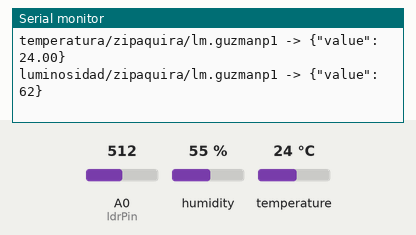
Simulated run of this sketch. Board: ESP8266 (NodeMCU). Parts: the last lines printed to the serial monitor. Inputs (shaded band) come from the test bench; at power-on: humidity 55 %, A0 (ldrPin) = 512, temperature 24 °C. WiFi joins after 1.5 s; servers stay silent unless stated; the local clock reads 2024-03-15 10:24:30 at power-on unless the sketch sets it; no MQTT or app messages arrive unless stated.

Above: at 3.2 s.
3.3 s: humidity set to 22 %
At 7.6 s:
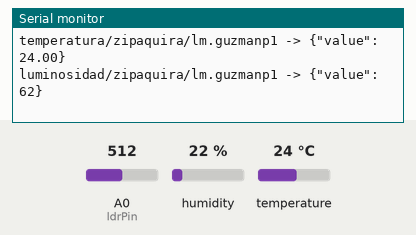
8.9 s: A0 (ldrPin) set to 716
At 12.6 s:
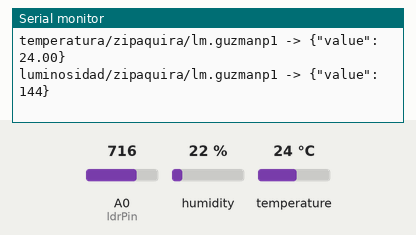
14.5 s: temperature set to 12 °C
At 17.6 s:
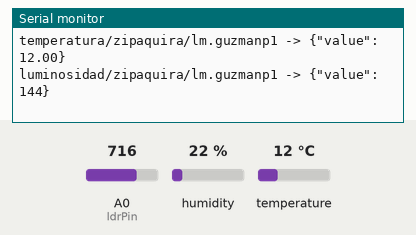
20.1 s: A0 (ldrPin) set to 900
At 22.6 s:
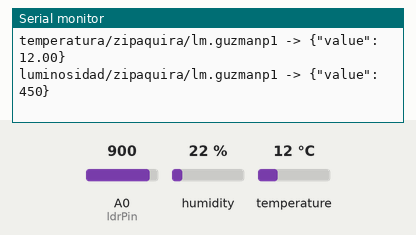
25.7 s: humidity set to 40 %
At 27.7 s:
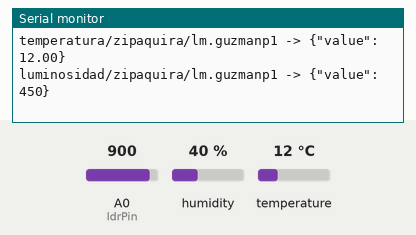
Timing chart, 0 to 29.2 s (numbered marks = the images above; inputs shaded):
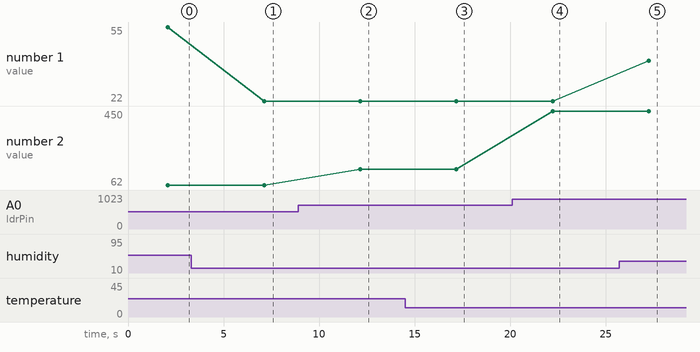

Measured:
- after the input at 3.3 s, the serial monitor: prints a new line after 3.8 s (image 1)
- after the input at 8.9 s, the serial monitor: prints a new line after 3.3 s (image 2)
- after the input at 14.5 s, the serial monitor: prints a new line after 2.7 s (image 3)
- after the input at 20.1 s, the serial monitor: prints a new line after 2.1 s (image 4)
- after the input at 25.7 s, the serial monitor: prints a new line after 1.6 s (image 5)
- plotted number 1: 55 → 22 after the input at 3.3 s, 22 → 40 after the input at 25.7 s
- plotted number 2: 62 → 144 after the input at 8.9 s, 144 → 450 after the input at 20.1 s

The sketch:

NodeMCU-Temperatura-Humedad-Luminosidad.ino
```cpp
#include <ESP8266WiFi.h>
#include <WiFiClientSecure.h>
#include <time.h>
#include <PubSubClient.h>
#include "DHT.h"
#include "secrets.h"

// DHT 11
#define DHTTYPE DHT11
#define dht_dpin 4
DHT dht(dht_dpin, DHTTYPE);

// LDR
const int ldrPin = A0;

// Usuario uniandes sin @uniandes.edu.co
#define HOSTNAME "lm.guzmanp1"

// Conexión a Wifi
// Nombre de la red Wifi
const char ssid[] = "FamiliaGuzman";
// Contraseña de la red Wifi
const char pass[] = "901127Packers!";

// Conexión a Mosquitto
const char MQTT_HOST[] = "iotlab.virtual.uniandes.edu.co";
const int MQTT_PORT = 8082;

// Usuario uniandes sin @uniandes.edu.co
const char MQTT_USER[] = "lm.guzmanp1";
const char MQTT_PASS[] = "202216873";

// SUBSCRIBER
const char MQTT_SUB_TOPIC[] = HOSTNAME "/";

// PUBLISHERS
// Tópico al que se enviarán los datos de humedad
const char MQTT_PUB_TOPIC1[] = "humedad/zipaquira/" HOSTNAME;

// Tópico al que se enviarán los datos de temperatura
const char MQTT_PUB_TOPIC2[] = "temperatura/zipaquira/" HOSTNAME;

// Tópico al que se enviarán los datos de intensidad lumínica
const char MQTT_PUB_TOPIC3[] = "luminosidad/zipaquira/" HOSTNAME;

//////////////////////////////////////////////////////

#if (defined(CHECK_PUB_KEY) and defined(CHECK_CA_ROOT)) or (defined(CHECK_PUB_KEY) and defined(CHECK_FINGERPRINT)) or (defined(CHECK_FINGERPRINT) and defined(CHECK_CA_ROOT)) or (defined(CHECK_PUB_KEY) and defined(CHECK_CA_ROOT) and defined(CHECK_FINGERPRINT))
#error "cant have both CHECK_CA_ROOT and CHECK_PUB_KEY enabled"
#endif

BearSSL::WiFiClientSecure net;
PubSubClient client(net);

time_t now;
unsigned long lastMillis = 0;

// Función que conecta el node a través del protocolo MQTT
// Emplea los datos de usuario y contraseña definidos en MQTT_USER y MQTT_PASS para la conexión
void mqtt_connect() {
  // Intenta realizar la conexión indefinidamente hasta que lo logre
  while (!client.connected()) {
    Serial.print("Time: ");
    Serial.print(ctime(&now));
    Serial.print("MQTT connecting ... ");
    if (client.connect(HOSTNAME, MQTT_USER, MQTT_PASS)) {
      Serial.println("connected.");
    } else {
      Serial.println("Problema con la conexión, revise los valores de las constantes MQTT");
      Serial.print("Código de error = ");
      Serial.println(client.state());
      if (client.state() == MQTT_CONNECT_UNAUTHORIZED) {
        ESP.deepSleep(0);
      }
      /* Espera 5 segundos antes de volver a intentar */
      delay(5000);
    }
  }
}

void receivedCallback(char* topic, byte* payload, unsigned int length) {
  Serial.print("Received [");
  Serial.print(topic);
  Serial.print("]: ");
  for (int i = 0; i < length; i++) {
    Serial.print((char)payload[i]);
  }
}

// Function to convert LDR reading to Lux
long getLightIntensity(int sensorValue) {
  const int DARK_RESISTANCE = 500;        // Dark resistance in KΩ
  const int LIGHT_RESISTANCE = 8;         // Resistance in light (10 Lux) in KΩ
  const int CALIBRATION_RESISTANCE = 10;  // Calibration resistance in KΩ
  const int MIN_SENSOR_LUMENS_VALUE = 0;
  const long MAX_SENSOR_LUMENS_VALUE = 68266;
  const int MAX_SENSOR_DIGITAL_VALUE = 1024;

  const long lightIntensity = ((long)sensorValue * DARK_RESISTANCE * 10) / ((long)(LIGHT_RESISTANCE * CALIBRATION_RESISTANCE * (MAX_SENSOR_DIGITAL_VALUE - (sensorValue - 1))));

  if (lightIntensity < MIN_SENSOR_LUMENS_VALUE) {
    return MIN_SENSOR_LUMENS_VALUE;
  }

  if (lightIntensity > MAX_SENSOR_LUMENS_VALUE) {
    return MAX_SENSOR_LUMENS_VALUE;
  }

  return lightIntensity;
}

// Configura la conexión del node MCU a Wifi y a Mosquitto
void setup() {
  Serial.begin(115200);
  Serial.println();
  Serial.println();
  Serial.print("Attempting to connect to SSID: ");
  Serial.print(ssid);
  WiFi.hostname(HOSTNAME);
  WiFi.mode(WIFI_STA);
  WiFi.begin(ssid, pass);
  // Intenta conectarse con los valores de las constantes ssid y pass a la red Wifi
  // Si la conexión falla el node se dormirá hasta que lo resetee
  while (WiFi.status() != WL_CONNECTED) {
    if (WiFi.status() == WL_NO_SSID_AVAIL || WiFi.status() == WL_WRONG_PASSWORD) {
      Serial.print("\nProblema con la conexión, revise los valores de las constantes ssid y pass");
      ESP.deepSleep(0);
    } else if (WiFi.status() == WL_CONNECT_FAILED) {
      Serial.print("\nNo se ha logrado conectar con la red, resetee el node y vuelva a intentar");
      ESP.deepSleep(0);
    }
    Serial.print(".");
    delay(1000);
  }
  Serial.println("connected!");

  // Sincroniza la hora del dispositivo con el servidor SNTP (Simple Network Time Protocol)
  Serial.print("Setting time using SNTP");
  configTime(-5 * 3600, 0, "pool.ntp.org", "time.nist.gov");
  now = time(nullptr);
  while (now < 1510592825) {
    delay(500);
    Serial.print(".");
    now = time(nullptr);
  }
  Serial.println("done!");
  struct tm timeinfo;
  gmtime_r(&now, &timeinfo);

  // Una vez obtiene la hora, imprime en el monitor el tiempo actual
  Serial.print("Current time: ");
  Serial.print(asctime(&timeinfo));

#ifdef CHECK_CA_ROOT
  BearSSL::X509List cert(digicert);
  net.setTrustAnchors(&cert);
#endif
#ifdef CHECK_PUB_KEY
  BearSSL::PublicKey key(pubkey);
  net.setKnownKey(&key);
#endif
#ifdef CHECK_FINGERPRINT
  net.setFingerprint(fp);
#endif
#if (!defined(CHECK_PUB_KEY) and !defined(CHECK_CA_ROOT) and !defined(CHECK_FINGERPRINT))
  net.setInsecure();
#endif

  // Llama a funciones de la librería PubSubClient para configurar la conexión con Mosquitto
  client.setServer(MQTT_HOST, MQTT_PORT);
  client.setCallback(receivedCallback);

  // Llama a la función de este programa que realiza la conexión con Mosquitto
  mqtt_connect();
}

// Función loop que se ejecuta indefinidamente repitiendo el código a su interior
// Cada vez que se ejecuta toma nuevos datos de la lectura del sensor
void loop() {
  // Revisa que la conexión Wifi y MQTT siga activa
  if (WiFi.status() != WL_CONNECTED) {
    Serial.print("Checking wifi");
    while (WiFi.waitForConnectResult() != WL_CONNECTED) {
      WiFi.begin(ssid, pass);
      Serial.print(".");
      delay(10);
    }
    Serial.println("connected");
  } else {
    if (!client.connected()) {
      mqtt_connect();
    } else {
      client.loop();
    }
  }

  now = time(nullptr);
  // Lee los datos del sensor para temperatura y humedad
  float h = dht.readHumidity();
  float t = dht.readTemperature();

  // Lee los datos del LDR para intensidad lumínica
  int ldrValue = analogRead(ldrPin);
  long lightIntensity = getLightIntensity(ldrValue);

  // Transforma la información a la notación JSON para poder enviar los datos
  // El mensaje que se envía es de la forma {"value": x}, donde x es el valor de temperatura, humedad o intensidad lumínica

  // JSON para humedad
  String json = "{\"value\": " + String(h) + "}";
  char payload1[json.length() + 1];
  json.toCharArray(payload1, json.length() + 1);

  // JSON para temperatura
  json = "{\"value\": " + String(t) + "}";
  char payload2[json.length() + 1];
  json.toCharArray(payload2, json.length() + 1);

  // JSON para intensidad lumínica
  json = "{\"value\": " + String(lightIntensity) + "}";
  char payload3[json.length() + 1];
  json.toCharArray(payload3, json.length() + 1);

  // Si los valores recolectados no son indefinidos, se envían a los tópicos correspondientes
  if (!isnan(h) && !isnan(t) && !isnan(lightIntensity)) {
    // Publica en el tópico de la humedad
    client.publish(MQTT_PUB_TOPIC1, payload1, false);

    // Publica en el tópico de la temperatura
    client.publish(MQTT_PUB_TOPIC2, payload2, false);

    // Publica en el tópico de la intensidad lumínica
    client.publish(MQTT_PUB_TOPIC3, payload3, false);
  }

  // Imprime en el monitor serial la información recolectada
  Serial.print(MQTT_PUB_TOPIC1);
  Serial.print(" -> ");
  Serial.println(payload1);

  Serial.print(MQTT_PUB_TOPIC2);
  Serial.print(" -> ");
  Serial.println(payload2);

  Serial.print(MQTT_PUB_TOPIC3);
  Serial.print(" -> ");
  Serial.println(payload3);

  /* Espera 5 segundos antes de volver a ejecutar la función loop */
  delay(5000);
}
```

secrets.h
```cpp
//enable only one of these below, disabling both is fine too.
#define CHECK_CA_ROOT
// #define CHECK_PUB_KEY
// #define CHECK_FINGERPRINT
////--------------------------////

#define SECRET

#ifdef CHECK_CA_ROOT
static const char digicert[] PROGMEM = R"EOF(
-----BEGIN CERTIFICATE-----
MIIEQzCCAyugAwIBAgIUVxULRUCblz76p0JQ02yqP+0oIT0wDQYJKoZIhvcNAQEL
BQAwgbAxCzAJBgNVBAYTAkNPMRMwEQYDVQQIDApDdW5kY2xpZW50MRUwEwYDVQQH
DAxCb2dvdGFDbGllbnQxFzAVBgNVBAoMDlVuaWFuZGVzQ2xpZW50MRcwFQYDVQQL
DA5TeXN0ZW1hc0NsaWVudDEnMCUGA1UEAwweaW90bGFiLnZpcnR1YWwudW5pYW5k
ZXMuZWR1LmNvMRowGAYJKoZIhvcNAQkBFgtpb3RAaW90LmNvbTAeFw0yMzA4MDkx
NTM3MzdaFw0yODA4MDgxNTM3MzdaMIGwMQswCQYDVQQGEwJDTzETMBEGA1UECAwK
Q3VuZGNsaWVudDEVMBMGA1UEBwwMQm9nb3RhQ2xpZW50MRcwFQYDVQQKDA5Vbmlh
bmRlc0NsaWVudDEXMBUGA1UECwwOU3lzdGVtYXNDbGllbnQxJzAlBgNVBAMMHmlv
dGxhYi52aXJ0dWFsLnVuaWFuZGVzLmVkdS5jbzEaMBgGCSqGSIb3DQEJARYLaW90
QGlvdC5jb20wggEiMA0GCSqGSIb3DQEBAQUAA4IBDwAwggEKAoIBAQCxteflALjc
YIu2G4Dx1w3nNfmFuvQIJtU3zGcWD8yiWzVfmhGIHTR5AMHGq+5p3VxKmX8T0aPJ
fgSgrBWxQFog3PqKZMDGIukcLf9EEyFL2DGkkiTj/DaxB6aa8yI2gHn/oSRLjw3p
5fWlEerMxOm9Uspvrzz6xnOObCJD/c8HMfWgzQEWTm+y60irQxh1V9UmTSsiIpj3
9+nfdOQfenOq5R92vdjVCDm4jpeeDf8P10jEqqgvxk7qA03qf+UKAMDv4GudfQxM
kkd+7zk+jncgSTb8nfVjazCm6nYreQVhHRCI103pDQ7c4aR02moisBBon2iUOVtk
bovtf4zc/2cnAgMBAAGjUzBRMB0GA1UdDgQWBBRMdA7bUGAb3SSSZ9brzWmeVJvw
+jAfBgNVHSMEGDAWgBRMdA7bUGAb3SSSZ9brzWmeVJvw+jAPBgNVHRMBAf8EBTAD
AQH/MA0GCSqGSIb3DQEBCwUAA4IBAQB8/lGbAIGXygkUwBuqDM+Vdvlgag3k93Gd
eNHGsMf6lvXAulvqnSm3CNYmZFmOGawOS7QJNKis1tIl5DzLPDhbxQ/IqhyHgD68
8IDjg6GyfxoChNOCO0fROdzRnl7l4izQ5EtmXRFY7Y8105EOyw1IaRK+SG9CzmJw
n2H83Dv/dg4Dx66vkZRwdHWTRW1d7lx4+GKzlpuDlPmIiLqOJZ+U5rB2sOwFNGud
1isNZfVIwrcEEsk7gP5pj3Fn5S5q6OVFlA7wxuxBb+AuC6FAt/uur5jjMvTsV7oY
upeTOzZ5IdS7YKX3qeuRGqnGqwu7ifAklS8j1sl9eLCdFK74dKFD
-----END CERTIFICATE-----
)EOF";
#endif

#ifdef CHECK_PUB_KEY
// Extracted by: openssl x509 -pubkey -noout -in ca.crt
static const char pubkey[] PROGMEM = R"KEY(
-----BEGIN PUBLIC KEY-----
xxxxxxxxxxxxxxxxxxxxxxxxxxxxxxxxxxxxxxxxxxxxxxxxxxxxxxxxxxxxxxxx
xxxxxxxxxxxxxxxxxxxxxxxxxxxxxxxxxxxxxxxxxxxxxxxxxxxxxxxxxxxxxxxx
xxxxxxxxxxxxxxxxxxxxxxxxxxxxxxxxxxxxxxxxxxxxxxxxxxxxxxxxxxxxxxxx
xxxxxxxxxxxxxxxxxxxxxxxxxxxxxxxxxxxxxxxxxxxxxxxxxxxxxxxxxxxxxxxx
xxxxxxxxxxxxxxxxxxxxxxxxxxxxxxxxxxxxxxxxxxxxxxxxxxxxxxxxxxxxxxxx
xxxxxxxxxxxxxxxxxxxxxxxxxxxxxxxxxxxxxxxxxxxxxxxxxxxxxxxxxxxxxxxx
xxxxxxxxxxxxxxxxxxxxxxxxxxxxxxxxxxxxxxxxxxxxxxxxxxxxxxxxxxxxxxxx
xxxxxxxxxxxxxxxxxxxxxxxxxxxxxxxxxxxxxxxxxxxxxxxxxxxxxxxxxxxxxxxx
xxxxxxxx
-----END PUBLIC KEY-----
)KEY";
#endif

#ifdef CHECK_FINGERPRINT
// Extracted by: openssl x509 -fingerprint -in server.crt
static const char fp[] PROGMEM = "AA:BB:CC:DD:EE:FF:00:11:22:33:44:55:66:77:88:99:AA:BB:CC:DD";
#endif
```
